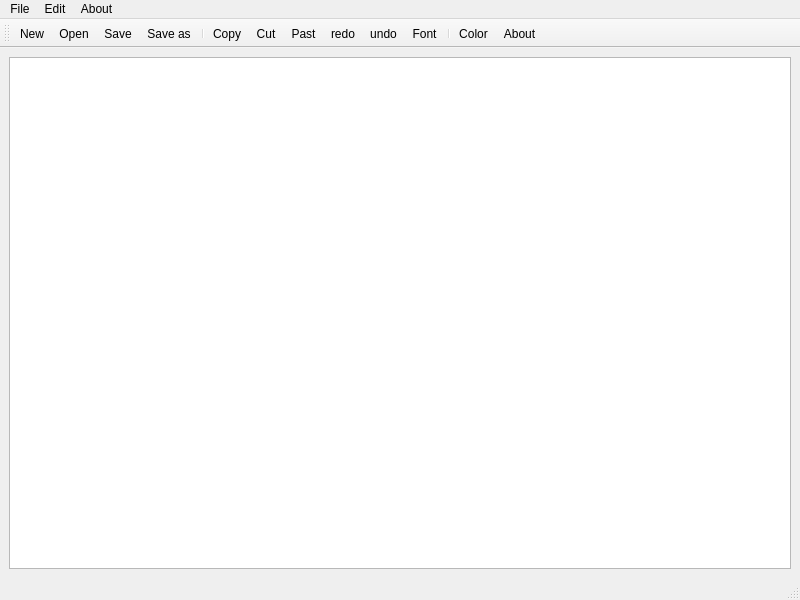
<?xml version="1.0" encoding="UTF-8"?>
<ui version="4.0">
 <class>MainWindow</class>
 <widget class="QMainWindow" name="MainWindow">
  <property name="geometry">
   <rect>
    <x>0</x>
    <y>0</y>
    <width>800</width>
    <height>600</height>
   </rect>
  </property>
  <property name="windowTitle">
   <string>MainWindow</string>
  </property>
  <widget class="QWidget" name="centralwidget">
   <layout class="QHBoxLayout" name="horizontalLayout">
    <item>
     <widget class="QTextEdit" name="textEdit"/>
    </item>
   </layout>
  </widget>
  <widget class="QMenuBar" name="menubar">
   <property name="geometry">
    <rect>
     <x>0</x>
     <y>0</y>
     <width>800</width>
     <height>22</height>
    </rect>
   </property>
   <widget class="QMenu" name="menuNew">
    <property name="title">
     <string>File</string>
    </property>
    <addaction name="actionNew"/>
    <addaction name="actionOpen"/>
    <addaction name="separator"/>
    <addaction name="actionSave"/>
    <addaction name="actionSave_as"/>
    <addaction name="separator"/>
    <addaction name="separator"/>
    <addaction name="actionPrint"/>
   </widget>
   <widget class="QMenu" name="menuEdit">
    <property name="title">
     <string>Edit</string>
    </property>
    <addaction name="actionCopy"/>
    <addaction name="actionCut"/>
    <addaction name="actionPast"/>
    <addaction name="separator"/>
    <addaction name="actionredo"/>
    <addaction name="actionundo"/>
    <addaction name="separator"/>
    <addaction name="actionFont"/>
    <addaction name="actionColor"/>
    <addaction name="separator"/>
    <addaction name="actionBackground_text"/>
    <addaction name="actionBackgrount_Edit_Text"/>
   </widget>
   <widget class="QMenu" name="menuAbout">
    <property name="title">
     <string>About</string>
    </property>
    <addaction name="actionAbout"/>
   </widget>
   <addaction name="menuNew"/>
   <addaction name="menuEdit"/>
   <addaction name="menuAbout"/>
  </widget>
  <widget class="QStatusBar" name="statusbar"/>
  <widget class="QToolBar" name="toolBar">
   <property name="windowTitle">
    <string>toolBar</string>
   </property>
   <attribute name="toolBarArea">
    <enum>TopToolBarArea</enum>
   </attribute>
   <attribute name="toolBarBreak">
    <bool>false</bool>
   </attribute>
   <addaction name="actionNew"/>
   <addaction name="actionOpen"/>
   <addaction name="actionSave"/>
   <addaction name="actionSave_as"/>
   <addaction name="separator"/>
   <addaction name="actionCopy"/>
   <addaction name="actionCut"/>
   <addaction name="actionPast"/>
   <addaction name="actionredo"/>
   <addaction name="actionundo"/>
   <addaction name="actionFont"/>
   <addaction name="separator"/>
   <addaction name="actionColor"/>
   <addaction name="actionAbout"/>
  </widget>
  <action name="actionNew">
   <property name="icon">
    <iconset resource="images.qrc">
     <normaloff>:/images/images/New.png</normaloff>:/images/images/New.png</iconset>
   </property>
   <property name="text">
    <string>New</string>
   </property>
  </action>
  <action name="actionOpen">
   <property name="icon">
    <iconset resource="images.qrc">
     <normaloff>:/images/images/open.png</normaloff>:/images/images/open.png</iconset>
   </property>
   <property name="text">
    <string>Open</string>
   </property>
  </action>
  <action name="actionSave">
   <property name="icon">
    <iconset resource="images.qrc">
     <normaloff>:/images/images/save.png</normaloff>:/images/images/save.png</iconset>
   </property>
   <property name="text">
    <string>Save</string>
   </property>
  </action>
  <action name="actionSave_as">
   <property name="icon">
    <iconset resource="images.qrc">
     <normaloff>:/images/images/save as.png</normaloff>:/images/images/save as.png</iconset>
   </property>
   <property name="text">
    <string>Save as</string>
   </property>
  </action>
  <action name="actionCopy">
   <property name="icon">
    <iconset resource="images.qrc">
     <normaloff>:/images/images/copy.png</normaloff>:/images/images/copy.png</iconset>
   </property>
   <property name="text">
    <string>Copy</string>
   </property>
  </action>
  <action name="actionCut">
   <property name="icon">
    <iconset resource="images.qrc">
     <normaloff>:/images/images/cut.png</normaloff>:/images/images/cut.png</iconset>
   </property>
   <property name="text">
    <string>Cut</string>
   </property>
  </action>
  <action name="actionPast">
   <property name="icon">
    <iconset resource="images.qrc">
     <normaloff>:/images/images/paste.png</normaloff>:/images/images/paste.png</iconset>
   </property>
   <property name="text">
    <string>Past</string>
   </property>
  </action>
  <action name="actionredo">
   <property name="icon">
    <iconset resource="images.qrc">
     <normaloff>:/images/images/redo.png</normaloff>:/images/images/redo.png</iconset>
   </property>
   <property name="text">
    <string>redo</string>
   </property>
  </action>
  <action name="actionundo">
   <property name="icon">
    <iconset resource="images.qrc">
     <normaloff>:/images/images/undo.png</normaloff>:/images/images/undo.png</iconset>
   </property>
   <property name="text">
    <string>undo</string>
   </property>
  </action>
  <action name="actionAbout">
   <property name="icon">
    <iconset resource="images.qrc">
     <normaloff>:/images/images/about.png</normaloff>:/images/images/about.png</iconset>
   </property>
   <property name="text">
    <string>About</string>
   </property>
  </action>
  <action name="actionFont">
   <property name="icon">
    <iconset resource="images.qrc">
     <normaloff>:/images/images/font.png</normaloff>:/images/images/font.png</iconset>
   </property>
   <property name="text">
    <string>Font</string>
   </property>
  </action>
  <action name="actionColor">
   <property name="icon">
    <iconset resource="images.qrc">
     <normaloff>:/images/images/color.png</normaloff>:/images/images/color.png</iconset>
   </property>
   <property name="text">
    <string>Color</string>
   </property>
  </action>
  <action name="actionBackground_text">
   <property name="text">
    <string>Background text</string>
   </property>
  </action>
  <action name="actionBackgrount_Edit_Text">
   <property name="text">
    <string>Backgrount Edit Text</string>
   </property>
  </action>
  <action name="actionPrint">
   <property name="text">
    <string>Print</string>
   </property>
  </action>
 </widget>
 <resources>
  <include location="images.qrc"/>
 </resources>
 <connections/>
</ui>
